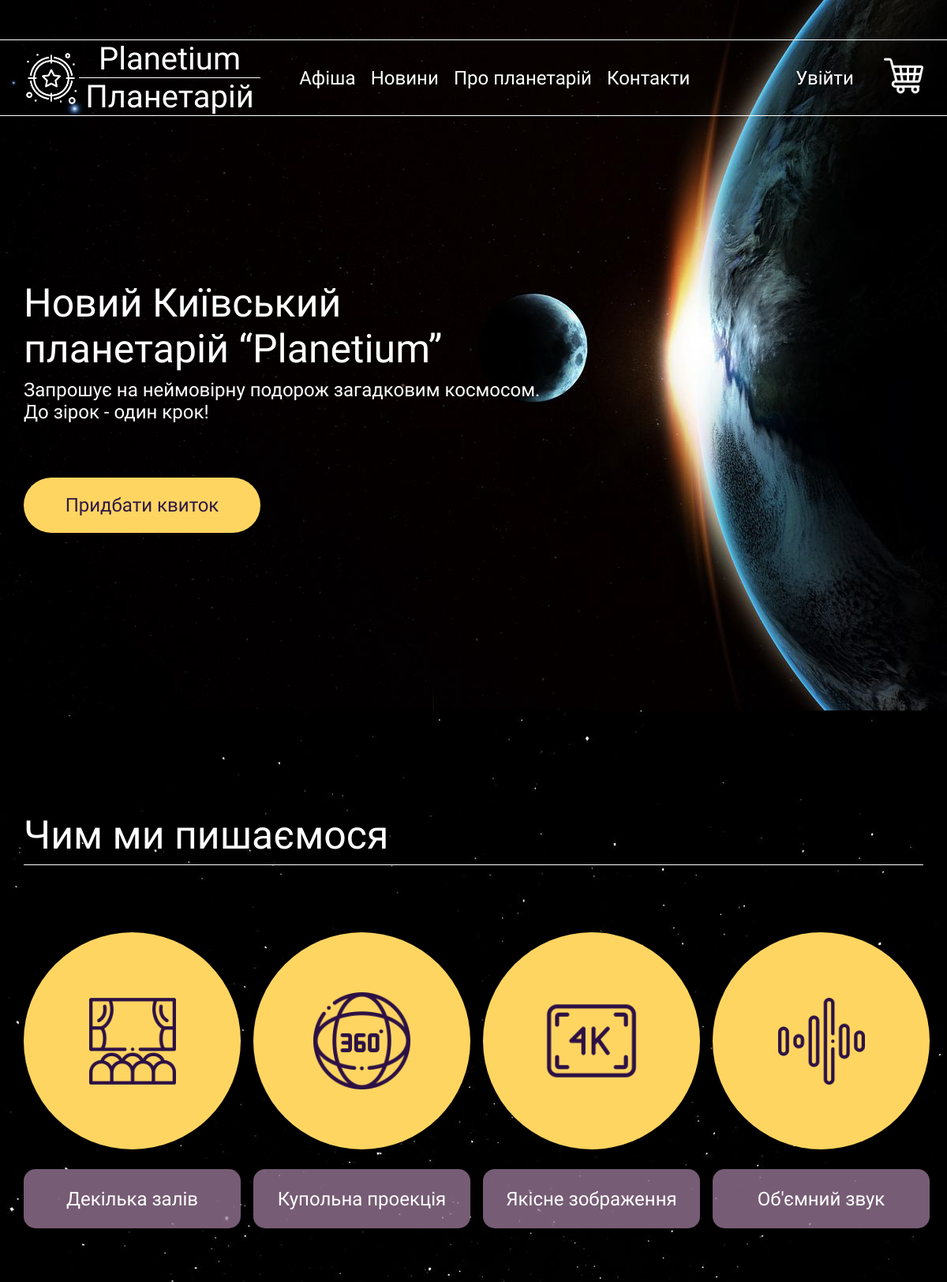
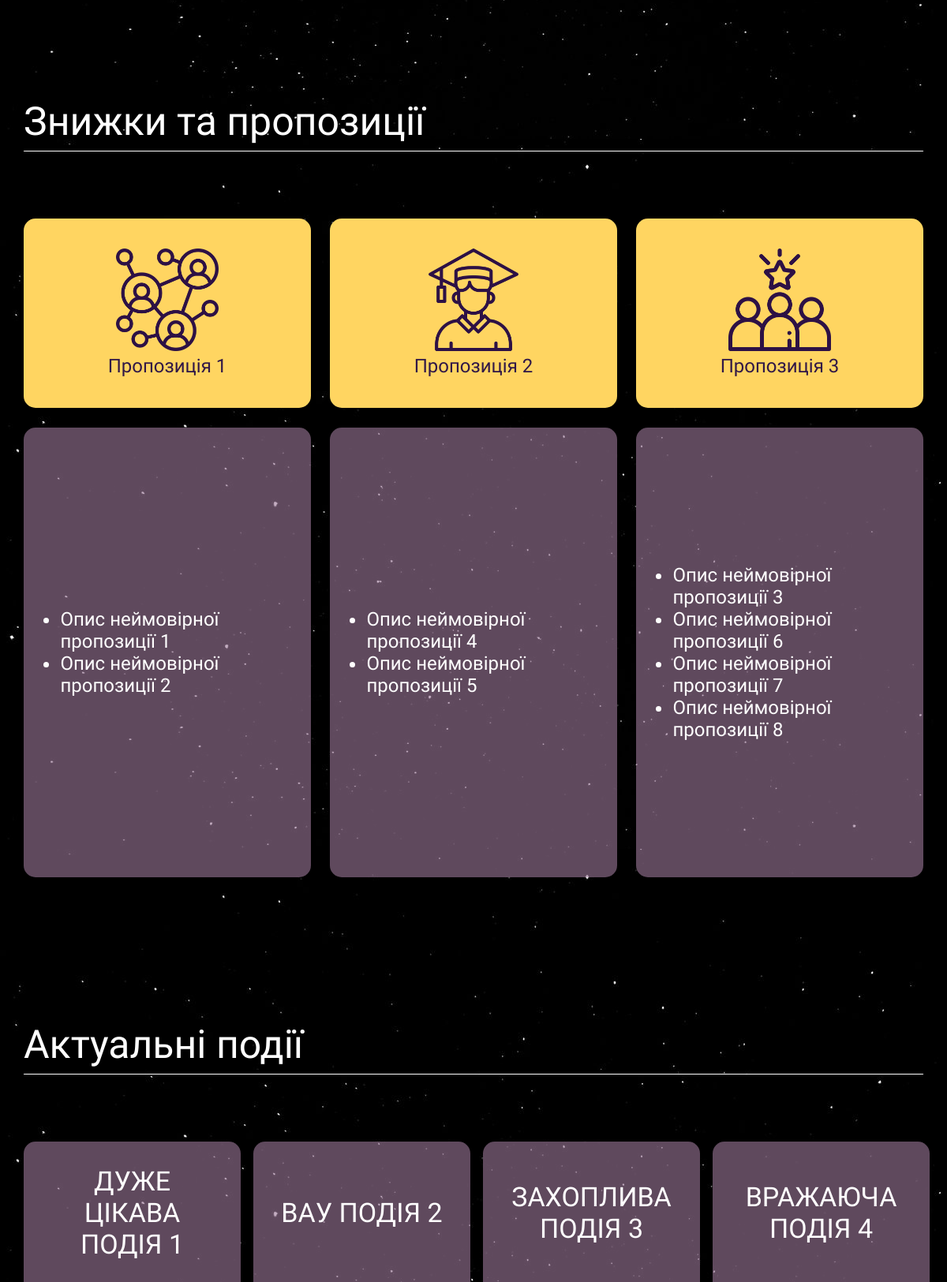
The page / (upper part) on the database its author committed (2 pictures, top to bottom).
### Main/models.py (models this page shows, shortened)
class Proposal(models.Model):
    name = models.CharField(max_length=200)
    image = models.ImageField(upload_to='images/proposals/')

class Info(models.Model):
    text = models.TextField(max_length=2000)
    proposal_id = models.ForeignKey(Proposal, on_delete=models.CASCADE, related_name='proposals')

### Events/models.py (models this page shows, shortened)
class Event(models.Model):
    name = models.CharField(max_length=200)
    short_name = models.CharField(max_length=200)
    image = models.ImageField(upload_to='images/events/')
    from_date = models.DateField()
    to_date = models.DateField()
    price = models.DecimalField(max_digits=10, decimal_places=2)
    about = models.TextField(max_length=2000)
    hall_id = models.ForeignKey(Hall, on_delete=models.CASCADE, related_name='events')
    popularity = models.PositiveSmallIntegerField()

### Main/views.py (the view)
# urls.py: path('', main, name='landing'),
def main(request):
    info = Info.objects.all()
    proposal = Proposal.objects.all()
    events = Event.objects.all()[:4]
    return render(request, "main.html", context={'info': info, 'proposal': proposal, 'events': events})

### Main/templates/main.html (shortened to what this page needs)
{% extends 'index.html' %}
{% block content %}
    <section class="first-block">
        <div class="container">
            <h1>Новий Київський<br>планетарій “Planetium”</h1>
            <h2>Запрошує на неймовірну подорож загадковим космосом.<br>До зірок - один крок!</h2>
            <a class="main-button" href="{% url 'events:all_events' %}">Придбати квиток</a>
        </div>
    </section>
    <section class="circles-block">
        <div class="container">
            <h1>
                Чим ми пишаємося
            </h1>
            <hr>
            <div class="row">
                <div class="col-6 col-xl-3">
                    <div class="circle">
                        <img class="icon small" src="/media/images/circles/cinemapurple.png" alt="">
                    </div>
                    <p>Декілька залів</p>
                </div>
                <div class="col-6 col-xl-3">
                    <div class="circle">
                        <img class="icon" src="/media/images/circles/view.png" alt="">
                    </div>
                    <p>Купольна проекція</p>
                </div>
                <div class="col-6 col-xl-3">
                    <div class="circle">
                        <img class="icon" src="/media/images/circles/4k.png" alt="">
                    </div>
                    <p>Якісне зображення</p>
                </div>
                <div class="col-6 col-xl-3">
                    <div class="circle">
                        <img class="icon small" src="/media/images/circles/soundwave.png" alt="">
                    </div>
                    <p>Об'ємний звук</p>
                </div>
            </div>
        </div>
    </section>
    <section class="sales-block">
        <div class="container">
            <h1>
                Знижки та пропозиції
            </h1>
            <hr>
            <div class="row">
                {% if proposal %}
                    {% for proposal in proposal %}
                        <div class="col-ld-12 col-xl-4">
                            <div class="square">
                                <img src="{{ proposal.image.url }}" alt="">
                                <p>{{ proposal.name }}</p>
                            </div>
                            <div class="block">
                                <ul>
                                    {% if info %}
                                        {% for info in info %}
                                            {% if info.proposal_id == proposal %}
                                                <li>{{ info.text }}</li>
                                            {% endif %}
                                        {% endfor %}
                                    {% else %}
                                        <li>На жаль, ніякої інформації не було знайдено...</li>
                                    {% endif %}
                                </ul>
                            </div>
                        </div>
                    {% endfor %}
                {% else %}
                    <h1>
                        Знижки не були знайдені...
                    </h1>
                {% endif %}
            </div>
        </div>
    </section>
    <section class="posters-block">
        <div class="container">
            <h1>
                Актуальні події
            </h1>
            <hr>
            <div class="row">
                {% if events %}
                    {% for event in events %}
                        <div class="col-6 col-xl-3">
                            <div class="poster">
                                <a class="name" href="{% url 'events:event' event.id %}">{{ event.name }}</a>
                            </div>
                        </div>
                    {% endfor %}
                {% else %}
                    <h1>
                        На жаль, подій нема...
                    </h1>
                {% endif %}
            </div>
        </div>
    </section>
{% endblock %}

### static/style.css (style rules this page uses)
html, body { padding: 0; margin: 0; background-image: url("/media/images/starsstarrysky.jpg"); background-repeat: repeat; font-family: Podkova, serif; }
h1 { display: flex; align-items: center; margin-bottom: 0; color: white; font-size: 50px; height: 75px; width: 600px; margin-top: 120px; font-weight: normal; }
hr { height: 1px; border-width: 0; margin-top: 0; margin-bottom: 45px; background-color: white; }
.first-block { width: 100%; height: 900px; background-position: center; background-size: cover; background-image: url("/media/images/earthmoon.jpg"); }
.first-block .container { color: white; justify-content: space-between; }
.first-block .container h1 { position: absolute; font-size: 50px; height: auto; margin-top: 355px; }
.first-block .container h2 { position: absolute; font-size: 24px; margin-top: 480px; font-weight: normal; }
.first-block .container .main-button { position: absolute; font-family: Podkova, serif; background-color: #FFD561; color: #311847; text-decoration: none; display: flex; justify-content: center; align-items: center; font-size: 24px; border-radius: 50px; border: none; width: 300px; height: 70px; margin-top: 605px; }
.circles-block { background: transparent; height: 700px; }
.circles-block .col-xl-3 { display: flex; justify-content: center; flex-direction: column; }
.circles-block .col-xl-3 .circle { display: flex; justify-content: center; align-items: center; background: #FFD561; height: 310px; width: 310px; border-radius: 100%; margin-top: 40px; }
.circles-block .col-xl-3 .circle .icon { width: 45%; height: 45%; }
.circles-block .col-xl-3 .circle .small { height: 40%; width: 40%; }
.circles-block .col-xl-3 p { display: flex; justify-content: center; align-items: center; background: rgba(158, 123, 155, 0.75); color: white; font-size: 24px; height: 75px; width: 310px; border-radius: 15px; margin-top: 25px; }
.sales-block { background: transparent; height: 1050px; }
.sales-block .col-xl-4 { display: flex; flex-direction: column; justify-content: center; }
.sales-block .col-xl-4 .square { display: flex; flex-direction: column; align-items: center; justify-content: center; background: #FFD561; height: 240px; width: 420px; border-radius: 15px; margin-top: 40px; }
.sales-block .col-xl-4 .square img { height: 130px; width: 130px; }
.sales-block .col-xl-4 .square p { color: #311847; font-size: 24px; margin: 5px 0 0; height: 30px; }
.sales-block .col-xl-4 .block { display: flex; justify-content: center; align-items: center; background: rgba(158, 123, 155, 0.6); height: 500px; width: 420px; border-radius: 15px; margin-top: 25px; }
.sales-block .col-xl-4 .block ul { margin-right: 20px; font-size: 24px; color: white; width: 80%; }
.poster { display: flex; flex-direction: column; align-items: center; background: rgba(158, 123, 155, 0.6); color: white; font-size: 24px; height: 850px; width: 310px; border-radius: 15px; margin-top: 40px; }
.poster .name { display: flex; justify-content: center; color: white; font-size: 34px; background-color: transparent; text-transform: uppercase; height: 180px; margin: 0; align-items: center; text-align: center; width: 80%; text-decoration: none; }
.poster a { background-color: #FFD561; color: #311847; text-decoration: none; display: flex; justify-content: center; align-items: center; font-size: 24px; border-radius: 50px; width: 250px; height: 60px; }
.posters-block { background: transparent; height: 1250px; }
@media (max-width: 1399.5px) { .circles-block { height: 600px; } }
@media (max-width: 1399.5px) { .circles-block .col-xl-3 .circle { height: 275px; width: 275px; } }
@media (max-width: 1399.5px) { .circles-block .col-xl-3 p { width: 275px; } }
@media (max-width: 1399.5px) { .sales-block { height: 1050px; } }
@media (max-width: 1399.5px) { .sales-block .col-xl-4 .square { width: 100%; } }
@media (max-width: 1399.5px) { .sales-block .col-xl-4 .block { width: 100%; height: 570px; } }
@media (max-width: 1399.5px) { .poster { width: 275px; } }
@media (max-width: 1399.5px) { .poster a { font-size: 22px; width: 220px; } }
@media (max-width: 1399.5px) { .posters-block { height: 1150px; } }

### rows shown on the page
Proposal: image (picture), name "Пропозиція 1"
Info: text "Опис неймовірної пропозиції 1"
Info: text "Опис неймовірної пропозиції 2"
Proposal: image (picture), name "Пропозиція 2"
Info: text "Опис неймовірної пропозиції 4"
Info: text "Опис неймовірної пропозиції 5"
Proposal: image (picture), name "Пропозиція 3"
Info: text "Опис неймовірної пропозиції 3"
Info: text "Опис неймовірної пропозиції 6"
Info: text "Опис неймовірної пропозиції 7"
Info: text "Опис неймовірної пропозиції 8"
Event: name "ДУЖЕ ЦІКАВА ПОДІЯ 1"
Event: name "ВАУ ПОДІЯ 2"
Event: name "ЗАХОПЛИВА ПОДІЯ 3"
Event: name "ВРАЖАЮЧА ПОДІЯ 4"
